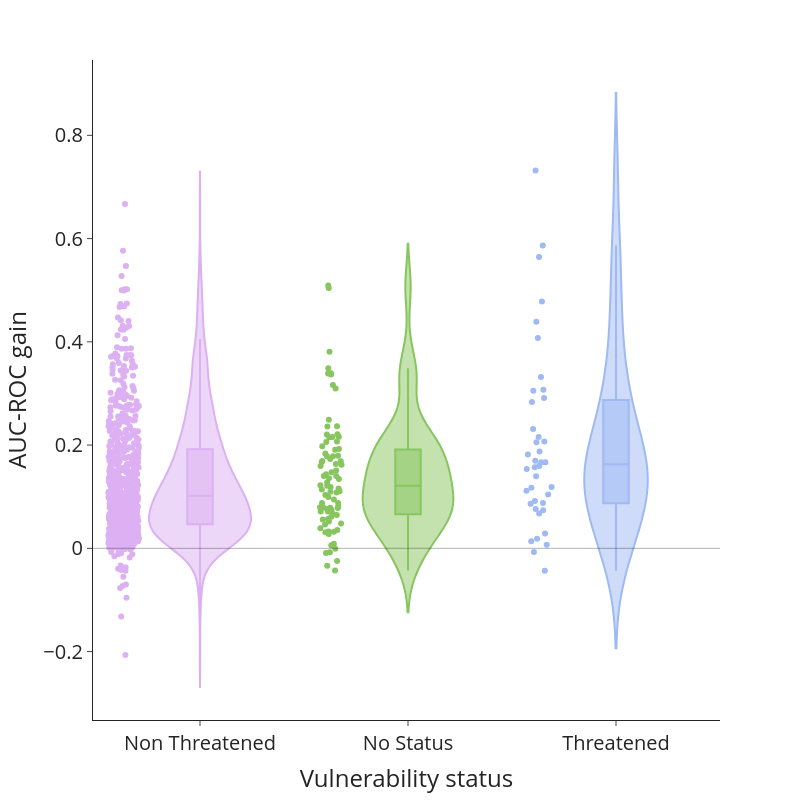

Notebook code cell kept with this figure:
### Markdown cell above
#### Plot performance increase vs traits

### Code cell
t = 'uicnL_status'

posthoc = sp.posthoc_dunn(
    relevant_scores_auc,
    val_col='progress',
    group_col=t,
    p_adjust='holm'
)
print(posthoc) 

fig = px.violin(relevant_scores_auc, x=t, y="progress", points = 'all', color = t,
                color_discrete_sequence= px.colors.qualitative.Pastel[3:], box = True,
                category_orders={t: ['Non Threatened', 'No Status', 'Threatened']})


fig.update_layout(
    template='simple_white',
    width = 800, height=800,
    yaxis_title=f"AUC-ROC gain",
    xaxis_title="Vulnerability status",
    font=dict(size=20),
    showlegend=False)
    

fig.add_shape(type="line",
    xref="paper",
    x0=0, y0=0,
    x1=1, y1=0,
    line=dict(
        color="black",
        width=1,
    ))

fig.show()
fig.write_image("figures/fig2d.pdf")

### Figure 1 — Plotly figure (JSON) as saved in the notebook; plotly's stock layout.template omitted (floating-point values rounded to 4 significant figures; data arrays with more than 128 entries replaced by an {"elided": "..."} marker saying what was removed)
{"data": [{"alignmentgroup": "True", "box": {"visible": true}, "hovertemplate": "uicnL_status=%{x}<br>progress=%{y}<extra></extra>", "legendgroup": "Non Threatened", "marker": {"color": "rgb(220, 176, 242)"}, "name": "Non Threatened", "offsetgroup": "Non Threatened", "orientation": "v", "points": "all", "scalegroup": "True", "showlegend": true, "type": "violin", "x": {"elided": "684 str values"}, "x0": " ", "xaxis": "x", "y": {"elided": "684 float values"}, "y0": " ", "yaxis": "y"}, {"alignmentgroup": "True", "box": {"visible": true}, "hovertemplate": "uicnL_status=%{x}<br>progress=%{y}<extra></extra>", "legendgroup": "No Status", "marker": {"color": "rgb(135, 197, 95)"}, "name": "No Status", "offsetgroup": "No Status", "orientation": "v", "points": "all", "scalegroup": "True", "showlegend": true, "type": "violin", "x": ["No Status", "No Status", "No Status", "No Status", "No Status", "No Status", "No Status", "No Status", "No Status", "No Status", "No Status", "No Status", "No Status", "No Status", "No Status", "No Status", "No Status", "No Status", "No Status", "No Status", "No Status", "No Status", "No Status", "No Status", "No Status", "No Status", "No Status", "No Status", "No Status", "No Status", "No Status", "No Status", "No Status", "No Status", "No Status", "No Status", "No Status", "No Status", "No Status", "No Status", "No Status", "No Status", "No Status", "No Status", "No Status", "No Status", "No Status", "No Status", "No Status", "No Status", "No Status", "No Status", "No Status", "No Status", "No Status", "No Status", "No Status", "No Status", "No Status", "No Status", "No Status", "No Status", "No Status", "No Status", "No Status", "No Status", "No Status", "No Status", "No Status", "No Status", "No Status", "No Status", "No Status", "No Status", "No Status", "No Status", "No Status", "No Status", "No Status", "No Status", "No Status", "No Status", "No Status", "No Status", "No Status", "No Status", "No Status", "No Status"], "x0": " ", "xaxis": "x", "y": [0.5092, 0.5044, 0.3808, 0.349, 0.339, 0.3385, 0.3367, 0.3165, 0.3098, 0.249, 0.2365, 0.2359, 0.221, 0.2206, 0.2164, 0.2156, 0.2151, 0.207, 0.206, 0.1976, 0.1926, 0.1908, 0.1837, 0.1792, 0.1782, 0.1782, 0.1731, 0.1693, 0.1687, 0.1673, 0.1633, 0.162, 0.1596, 0.1509, 0.1474, 0.1436, 0.1401, 0.14, 0.1359, 0.1343, 0.1276, 0.1224, 0.1213, 0.1188, 0.1157, 0.1139, 0.1107, 0.1095, 0.1083, 0.1032, 0.09947, 0.09451, 0.08781, 0.08758, 0.08085, 0.07936, 0.0791, 0.07854, 0.07796, 0.07632, 0.0748, 0.07134, 0.07133, 0.06633, 0.06468, 0.06106, 0.05676, 0.05565, 0.05184, 0.04804, 0.04627, 0.03893, 0.03529, 0.03282, 0.03211, 0.03134, 0.02797, 0.009069, 0.006071, -0.0007793, -0.007597, -0.008891, -0.02447, -0.03357, -0.04286, NaN, NaN, NaN], "y0": " ", "yaxis": "y"}, {"alignmentgroup": "True", "box": {"visible": true}, "hovertemplate": "uicnL_status=%{x}<br>progress=%{y}<extra></extra>", "legendgroup": "Threatened", "marker": {"color": "rgb(158, 185, 243)"}, "name": "Threatened", "offsetgroup": "Threatened", "orientation": "v", "points": "all", "scalegroup": "True", "showlegend": true, "type": "violin", "x": ["Threatened", "Threatened", "Threatened", "Threatened", "Threatened", "Threatened", "Threatened", "Threatened", "Threatened", "Threatened", "Threatened", "Threatened", "Threatened", "Threatened", "Threatened", "Threatened", "Threatened", "Threatened", "Threatened", "Threatened", "Threatened", "Threatened", "Threatened", "Threatened", "Threatened", "Threatened", "Threatened", "Threatened", "Threatened", "Threatened", "Threatened", "Threatened", "Threatened", "Threatened", "Threatened", "Threatened", "Threatened", "Threatened", "Threatened", "Threatened", "Threatened", "Threatened", "Threatened", "Threatened", "Threatened"], "x0": " ", "xaxis": "x", "y": [0.7317, 0.5868, 0.5642, 0.4781, 0.4388, 0.4074, 0.3321, 0.3074, 0.3054, 0.2911, 0.2837, 0.231, 0.2158, 0.207, 0.2055, 0.1877, 0.1819, 0.1696, 0.1667, 0.1665, 0.1595, 0.1569, 0.1537, 0.1396, 0.1186, 0.1172, 0.1116, 0.1043, 0.09181, 0.08778, 0.08654, 0.07604, 0.07395, 0.0674, 0.02852, 0.01878, 0.01395, 0.006708, -0.007315, -0.04333, NaN, NaN, NaN, NaN, NaN], "y0": " ", "yaxis": "y"}], "layout": {"font": {"size": 20}, "height": 800, "legend": {"title": {"text": "uicnL_status"}, "tracegroupgap": 0}, "margin": {"t": 60}, "shapes": [{"line": {"color": "black", "width": 1}, "type": "line", "x0": 0, "x1": 1, "xref": "paper", "y0": 0, "y1": 0}], "showlegend": false, "violinmode": "overlay", "width": 800, "xaxis": {"anchor": "y", "categoryarray": ["Non Threatened", "No Status", "Threatened"], "categoryorder": "array", "domain": [0, 1], "title": {"text": "Vulnerability status"}}, "yaxis": {"anchor": "x", "domain": [0, 1], "title": {"text": "AUC-ROC gain"}}}}
